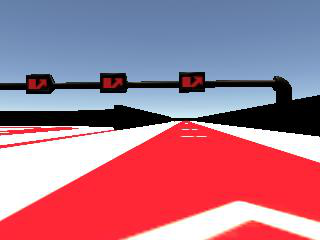
#> input picture examples/opencv/image_sample_04.png, 320 x 240 px
$ python sample_02_conv_filter.py
#> lines starting #> are read from the running program, lines starting #| are printed output that depends on the picture
import cv2
import numpy as np

if __name__ == '__main__':
    # 讀入影像
    img = cv2.imread('image_sample_04.png')
#> img is the input picture: shape (240, 320, 3); mean B, G, R 138.7, 118.7, 171.8

    # 轉灰階
    img_gray = cv2.cvtColor(img, cv2.COLOR_RGB2GRAY)
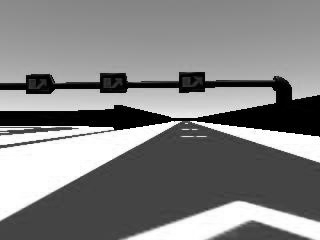
#> img_gray: shape (240, 320); min 0, max 255, mean 130.8

    # 建立濾波器
    kernel_mask = np.array([[-1, 0, +1],
                            [-1, 0, +1],
                            [-1, 0, +1]])

    # 將img_gray透過kernel_mask進行濾波
    img_processed = cv2.filter2D(img_gray, -1, kernel_mask)
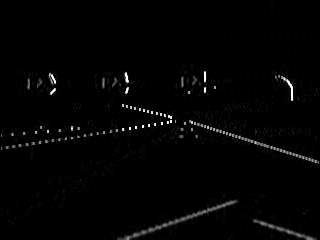
#> img_processed: shape (240, 320); min 0, max 255, mean 3.8

    # 顯示結果
    cv2.namedWindow('sample')
    cv2.imshow('sample', img)

    cv2.namedWindow('result')
    cv2.imshow('result', img_processed)
    cv2.waitKey()

$ run again, with examples/opencv/image_sample_01.png copied over examples/opencv/image_sample_04.png
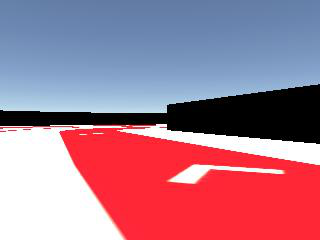
#> input picture examples/opencv/image_sample_01.png, 320 x 240 px
#> img is the input picture: shape (240, 320, 3); mean B, G, R 143, 122.1, 168.8
#> `img_gray = cv2.cvtColor(img, cv2.COLOR_RGB2GRAY)`:
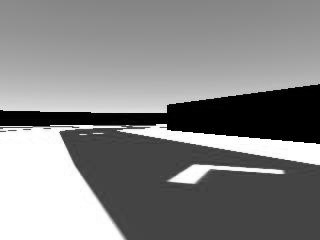
#> img_gray: shape (240, 320); min 0, max 255, mean 133.7
#> `img_processed = cv2.filter2D(img_gray, -1, kernel_mask)`:
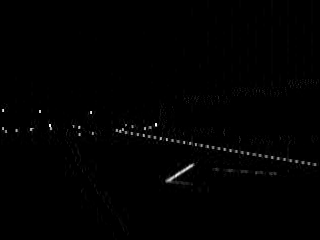
#> img_processed: shape (240, 320); min 0, max 255, mean 1.6

$ run again, with examples/opencv/image_sample_02.png copied over examples/opencv/image_sample_04.png
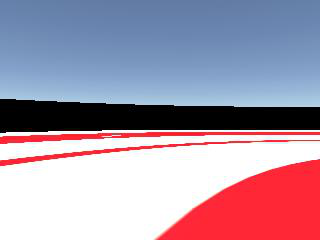
#> input picture examples/opencv/image_sample_02.png, 320 x 240 px
#> img is the input picture: shape (240, 320, 3); mean B, G, R 170.6, 151.6, 168.9
#> `img_gray = cv2.cvtColor(img, cv2.COLOR_RGB2GRAY)`:
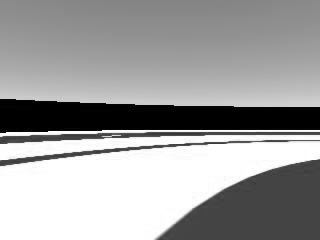
#> img_gray: shape (240, 320); min 0, max 255, mean 159.3
#> `img_processed = cv2.filter2D(img_gray, -1, kernel_mask)`:
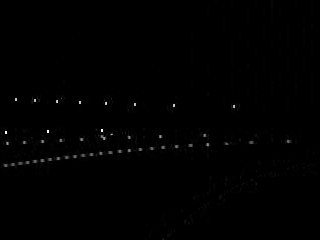
#> img_processed: shape (240, 320); min 0, max 255, mean 1

$ run again, with examples/opencv/image_sample_03.png copied over examples/opencv/image_sample_04.png
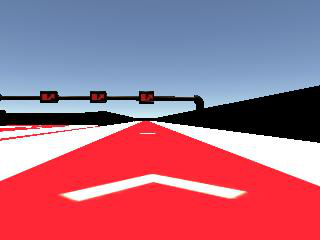
#> input picture examples/opencv/image_sample_03.png, 320 x 240 px
#> img is the input picture: shape (240, 320, 3); mean B, G, R 130.8, 109.1, 171.8
#> `img_gray = cv2.cvtColor(img, cv2.COLOR_RGB2GRAY)`:
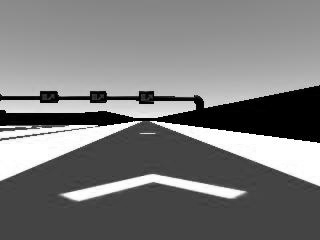
#> img_gray: shape (240, 320); min 0, max 255, mean 122.8
#> `img_processed = cv2.filter2D(img_gray, -1, kernel_mask)`:
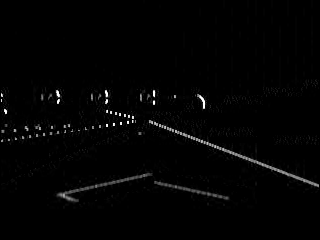
#> img_processed: shape (240, 320); min 0, max 255, mean 3.3
